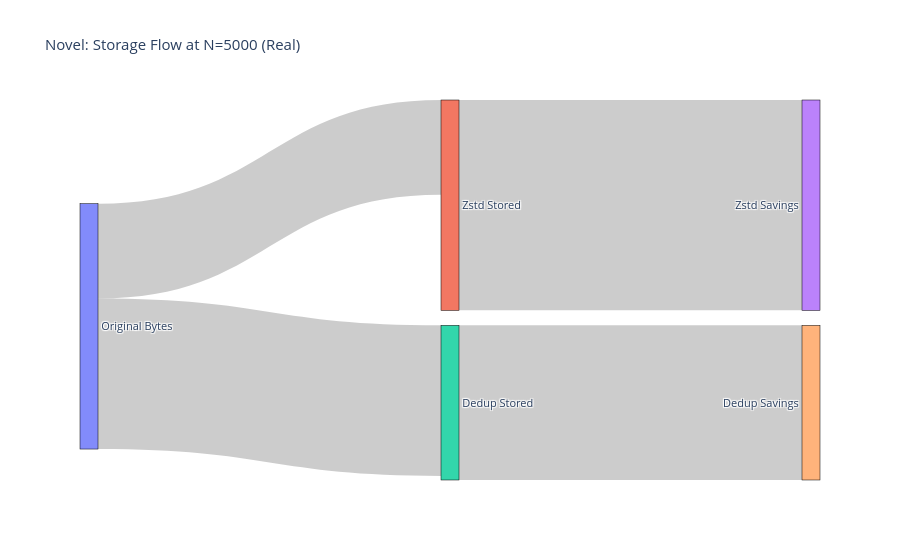

Notebook cell for this chart:
### Code cell
# Optional Novel Figure 4: Sankey storage decomposition (requires plotly)
try:
    import plotly.graph_objects as go

    row = pd.read_csv(paths['real_scaling_5000_csv']).query('n == 5000').iloc[0]
    orig = float(row['orig'])
    dedup = float(row['dedup_stored'])
    zstd = float(row['zstd_stored'])

    fig = go.Figure(data=[go.Sankey(
        node=dict(
            pad=15,
            thickness=18,
            line=dict(color='black', width=0.5),
            label=['Original Bytes', 'Zstd Stored', 'Dedup Stored', 'Zstd Savings', 'Dedup Savings']
        ),
        link=dict(
            source=[0, 0, 1, 2],
            target=[1, 2, 3, 4],
            value=[zstd, dedup, orig - zstd, orig - dedup]
        )
    )])

    fig.update_layout(title_text='Novel: Storage Flow at N=5000 (Real)', font_size=11)
    out_html = FIG_DIR / 'novel4_sankey_storage_flow.html'
    fig.write_html(out_html)
    print('Saved:', out_html)
    fig.show()
except Exception as e:
    print('Plotly Sankey skipped:', e)

### Figure 1 — Plotly figure (JSON) as saved in the notebook; plotly's stock layout.template omitted (floating-point values rounded to 4 significant figures)
{"data": [{"link": {"source": [0, 0, 1, 2], "target": [1, 2, 3, 4], "value": [10280176, 16326238, 22815585, 16769523]}, "node": {"label": ["Original Bytes", "Zstd Stored", "Dedup Stored", "Zstd Savings", "Dedup Savings"], "line": {"color": "black", "width": 0.5}, "pad": 15, "thickness": 18}, "type": "sankey"}], "layout": {"font": {"size": 11}, "title": {"text": "Novel: Storage Flow at N=5000 (Real)"}}}
